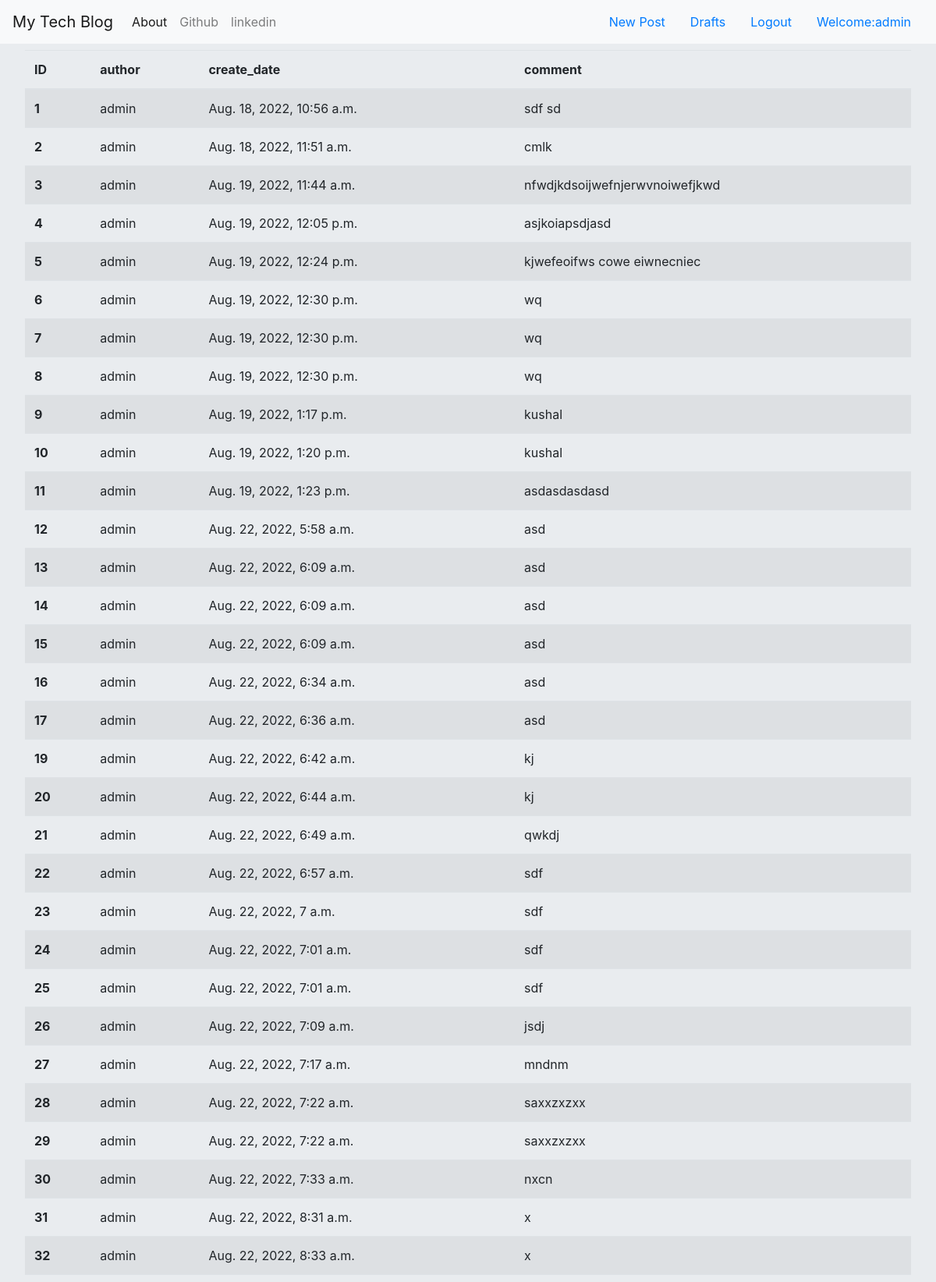
The app's page /draft/ (signed in, upper part) with its own data.
### blog/models.py (models this page shows, shortened)
class post(models.Model):
    author = models.ForeignKey('auth.User',on_delete=models.CASCADE)
    title= models.CharField(max_length=200)
    text = models.TextField()
    create_date = models.DateTimeField(default=timezone.now())
    published_date = models.DateTimeField(blank=True,null=True)

### blog/views.py (the view)
# urls.py: path('draft/',draft,name='draft'),
def draft(request):
    if 'user' in request.session:
        dates = post.objects.all()
        return render(request,'blog/draft.html',{'da':dates})

### blog/templates/blog/draft.html
{%extends 'base.html'%}
{%block content %}
<table class="table table-striped">
    <thead>
      <tr>
        <th scope="col">ID</th>
        <th scope="col">author</th>
        <th scope="col">create_date</th>
        <th scope="col">comment</th>
      </tr>
    </thead>
    <tbody>{%for i in da%}
      <tr>
        <th scope="row">{{i.id}}</th>
        <td>{{i.author}}</td>
        <td>{{i.create_date}}</td>
        <td>{{i.text}}</td>
      </tr>
      {%endfor%}
      </tbody>
  </table>
{%endblock%}

### blog/templates/base.html (shortened to what this page needs)
<!DOCTYPE html>
{%load static %}
<html lang="en">
<head>
    <link rel="stylesheet" href="https://cdn.jsdelivr.net/npm/bootstrap@4.6.2/dist/css/bootstrap.min.css">
</head>
<body>
    <nav class="navbar navbar-expand-lg navbar-light bg-light  fixed-top ">
        <a class="navbar-brand" href="{%url 'home'%}">My Tech Blog</a>
        <div class="collapse navbar-collapse" id="navbarSupportedContent">
          <ul class="navbar-nav mr-auto">
            <li class="nav-item active">
              <a class="nav-link" href="{%url 'about'%}">About</a>
            </li>
            <li class="nav-item">
              <a class="nav-link" href="https://github.com/Kushalpatel932">Github</a>
            </li>
            <li class="nav-item">
              <a class="nav-link" href="#">linkedin</a>
            </li>
          </ul>
          <ul class="nav justify-content-end">
            {% if 'user' in request.session %}
            <li class="nav-item">
              <a class="nav-link " href="{%url 'newpost'%}">New Post</a>
            </li>
            <li class="nav-item">
              <a class="nav-link" href="{%url 'draft'%}">Drafts</a>
            </li>
            <li class="nav-item">
              <a class="nav-link" href="{%url 'logout' %}">Logout</a>
            </li>
            <li class="nav-item">
              <a class="nav-link" href="#">Welcome:{{user}}</a>
            </li>
            {%else%}
            <li class="nav-item">
              <a class="nav-link " href="{%url 'login'%}">Login</a>
            </li>
            {%endif%}
          </ul>
        </div>
      </nav>
      <div class="jumbotron">
      {%block content%}
      {%endblock%}
      </div>
</body>
</html>

### records on screen
post: id "1", author "admin", create_date "Aug. 18, 2022, 10:56 a.m.", text "sdf sd"
post: id "2", author "admin", create_date "Aug. 18, 2022, 11:51 a.m.", text "cmlk"
post: id "3", author "admin", create_date "Aug. 19, 2022, 11:44 a.m.", text "nfwdjkdsoijwefnjerwvnoiwefjkwd"
post: id "4", author "admin", create_date "Aug. 19, 2022, 12:05 p.m.", text "asjkoiapsdjasd"
post: id "5", author "admin", create_date "Aug. 19, 2022, 12:24 p.m.", text "kjwefeoifws cowe eiwnecniec"
post: id "6", author "admin", create_date "Aug. 19, 2022, 12:30 p.m.", text "wq"
post: id "7", author "admin", create_date "Aug. 19, 2022, 12:30 p.m.", text "wq"
post: id "8", author "admin", create_date "Aug. 19, 2022, 12:30 p.m.", text "wq"
post: id "9", author "admin", create_date "Aug. 19, 2022, 1:17 p.m.", text "kushal"
post: id "10", author "admin", create_date "Aug. 19, 2022, 1:20 p.m.", text "kushal"
post: id "11", author "admin", create_date "Aug. 19, 2022, 1:23 p.m.", text "asdasdasdasd"
post: id "12", author "admin", create_date "Aug. 22, 2022, 5:58 a.m.", text "asd"
post: id "13", author "admin", create_date "Aug. 22, 2022, 6:09 a.m.", text "asd"
post: id "14", author "admin", create_date "Aug. 22, 2022, 6:09 a.m.", text "asd"
post: id "15", author "admin", create_date "Aug. 22, 2022, 6:09 a.m.", text "asd"
post: id "16", author "admin", create_date "Aug. 22, 2022, 6:34 a.m.", text "asd"
post: id "17", author "admin", create_date "Aug. 22, 2022, 6:36 a.m.", text "asd"
post: id "19", author "admin", create_date "Aug. 22, 2022, 6:42 a.m.", text "kj"
post: id "20", author "admin", create_date "Aug. 22, 2022, 6:44 a.m.", text "kj"
post: id "21", author "admin", create_date "Aug. 22, 2022, 6:49 a.m.", text "qwkdj"
post: id "22", author "admin", create_date "Aug. 22, 2022, 6:57 a.m.", text "sdf"
post: id "23", author "admin", create_date "Aug. 22, 2022, 7 a.m.", text "sdf"
post: id "24", author "admin", create_date "Aug. 22, 2022, 7:01 a.m.", text "sdf"
post: id "25", author "admin", create_date "Aug. 22, 2022, 7:01 a.m.", text "sdf"
post: id "26", author "admin", create_date "Aug. 22, 2022, 7:09 a.m.", text "jsdj"
post: id "27", author "admin", create_date "Aug. 22, 2022, 7:17 a.m.", text "mndnm"
post: id "28", author "admin", create_date "Aug. 22, 2022, 7:22 a.m.", text "saxxzxzxx"
post: id "29", author "admin", create_date "Aug. 22, 2022, 7:22 a.m.", text "saxxzxzxx"
post: id "30", author "admin", create_date "Aug. 22, 2022, 7:33 a.m.", text "nxcn"
post: id "31", author "admin", create_date "Aug. 22, 2022, 8:31 a.m.", text "x"
post: id "32", author "admin", create_date "Aug. 22, 2022, 8:33 a.m.", text "x"

### other values on screen
{{ user }} "admin"
